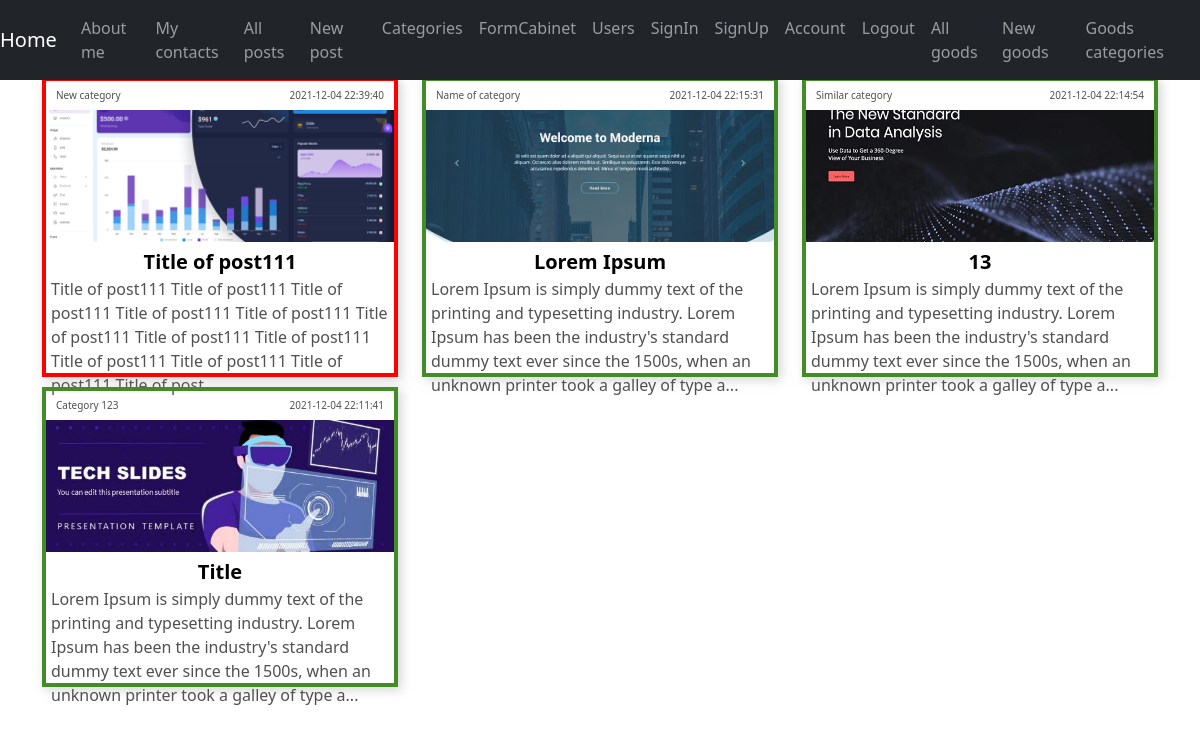
/posts/, run on the app's committed database.
### app/posts/models.py (models this page shows)
class Post(db.Model):
    id = db.Column(db.Integer, primary_key=True)
    title = db.Column(db.String(50), nullable=False)
    text = db.Column(db.Text, nullable=True)
    image = db.Column(db.String(20), nullable=False, default='default.png')
    created = db.Column(db.DateTime, default=db.func.now())
    category_id = db.Column(db.Integer, db.ForeignKey('category.id'),
                            nullable=False)
    category = db.relationship("Category", back_populates="posts")
    tags = db.relationship("Tag", secondary=post_tags_connector)
    is_enabled = db.Column(db.Boolean, default=True, nullable=False)
    user_id = db.Column(db.Integer, db.ForeignKey('user.id'), nullable=False)

class Category(db.Model):
    id = db.Column(db.Integer, primary_key=True)
    name = db.Column(db.String(50), nullable=False, unique=True)
    posts = db.relationship("Post", back_populates="category")

### app/posts/controller.py (the view)
@posts.route('/')
def index():
    all_posts = Post.query.order_by(Post.created.desc())
    image = url_for('static', filename='post_pics')
    return render_template('index.html', all_posts=all_posts,
                           image=image, menu=App.getMenu())

### app/app.py (called while the page is built)
    @staticmethod
    def getMenu():
        return {
            "/about": "About me",
            "/contacts": "My contacts",
            "/posts": "All posts",
            "/posts/create": "New post",
            "/posts/categories": "Categories",
            "/forms/form": "FormCabinet",
            "/auth/users": "Users",
            "/auth/login": "SignIn",
            "/auth/register": "SignUp",
            "/auth/account": "Account",
            "/auth/logout": "Logout",
            "/goods": "All goods",
            "/goods/create": "New goods",
            "/goods/categories": "Goods categories"
        }

### app/posts/templates/index.html (shortened to what this page needs)
{% from "_render_field.html" import render_field %}
{% extends 'parent.html' %}
{% block content %}
<link rel= "stylesheet" type= "text/css" href= "{{ url_for('static', filename='post.css') }}">
<div class="posts_all_container row">
    {% for post in all_posts %}
    <div class="post_each_container col col-sm-4">
        <a href="{{ url_for('posts.view', id=post.id) }}" class="post_all {{ 'enabled' if post.is_enabled else 'disabled' }}" title="click to expand">
            <div class="posts_all_info">
                <span>
                    {{ post.category.name }}
                </span>
                <span>
                    {{ post.created }}
                </span>
            </div>
            <div class="posts_all_image" style="background-image: url({{ image }}/{{ post.image }});"></div>
            <div class="posts_all_detail">
                <span class="posts_all_title">
                    {{ post.title }}
                </span>
                <span class="posts_all_description">
                    {{ post.text[:200] }}...
                </span>
            </div>
        </a>
    </div>
{% endfor %}
</div>
{% endblock %}

### app/templates/parent.html (shortened to what this page needs)
{% from "_render_flash.html" import render_flash %}
<!DOCTYPE html>
<html lang="en" data-lt-installed="true"><head><meta http-equiv="Content-Type" content="text/html; charset=UTF-8">
    <link rel="stylesheet" href="https://cdn.jsdelivr.net/npm/bootstrap@5.1.3/dist/css/bootstrap.min.css">
</head>
<body>
    <nav class="navbar navbar-expand-md navbar-dark bg-dark fixed-top ml-2">
        <a class="navbar-brand" href="/">Home</a>
        <div class="collapse navbar-collapse" id="navbarsExampleDefault">
            <ul class="navbar-nav mr-auto">
                {% for link, label in menu.items() %}
                <li class="nav-item active"><a class="nav-link" href="{{link}}">{{label}}</a></li>
                {% endfor %}
            </ul>
        </div>
    </nav>
    <br>
    <main role="main" class="container mt-5">
        {%block content%}
        {% endblock %}
    </main>
</body>
</html>

### app/static/post.css (style rules this page uses)
a { text-decoration: none; color: black; }
.post_each_container { height: 310px; display: flex; justify-content: center; align-items: center; }
.post_all { height: 300px; border: 3px solid #ababab; box-shadow: 3px 3px 10px rgba(171, 171, 171, 0.5); transition: all 0.2s; }
.posts_all_image { width: 100%; height: 45%; background-repeat: no-repeat; background-position: center; background-size: cover; transition: all 0.2s; }
.posts_all_detail { width: 100%; height: 45%; padding: 5px; margin: 0; display: flex; flex-direction: column; justify-content: space-between; align-items: center; transition: all 0.2s; }
.posts_all_title { width: 100%; padding: 0; margin: 0; font-size: 20px; font-weight: bolder; text-align: center; }
.posts_all_description { color: rgb(80, 80, 80); }
.posts_all_info { height: 10%; padding: 0 10px; display: flex; flex-direction: row; justify-content: space-between; align-items: center; transition: all 0.2s; font-size: 10px; color: rgb(80, 80, 80); }
.enabled { border: 4px solid #448c27; }
.disabled { border: 4px solid red; }

### data on the page
Post: category.name "New category", created "2021-12-04 22:39:40", image (picture), title "Title of post111", text "Title of post111 Title of post111 Title of post111 Title of post111 Title of post111 Title of post111 Title of post111 Title of post111 Title of post111 Title of post111 Title of post111 Title of post"
Post: category.name "Name of category", created "2021-12-04 22:15:31", image (picture), title "Lorem Ipsum", text "Lorem Ipsum is simply dummy text of the printing and typesetting industry. Lorem Ipsum has been the industry's standard dummy text ever since the 1500s, when an unknown printer took a galley of type a"
Post: category.name "Similar category", created "2021-12-04 22:14:54", image (picture), title "13", text "Lorem Ipsum is simply dummy text of the printing and typesetting industry. Lorem Ipsum has been the industry's standard dummy text ever since the 1500s, when an unknown printer took a galley of type a"
Post: category.name "Category 123", created "2021-12-04 22:11:41", image (picture), title "Title", text "Lorem Ipsum is simply dummy text of the printing and typesetting industry. Lorem Ipsum has been the industry's standard dummy text ever since the 1500s, when an unknown printer took a galley of type a"

### other printed values
{{ label }} "About me" "My contacts" "All posts" "New post" "Categories" "FormCabinet" "Users" "SignIn" "SignUp" "Account" "Logout" "All goods" "New goods" "Goods categories"
